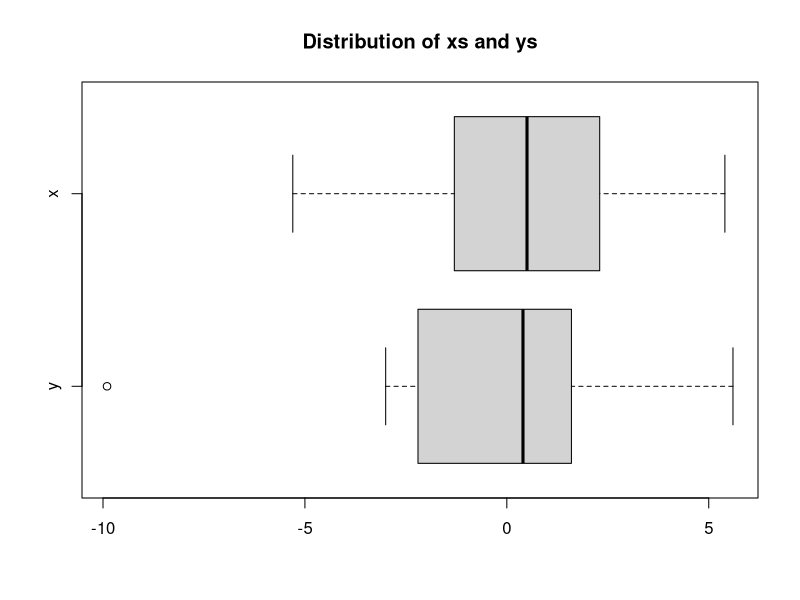
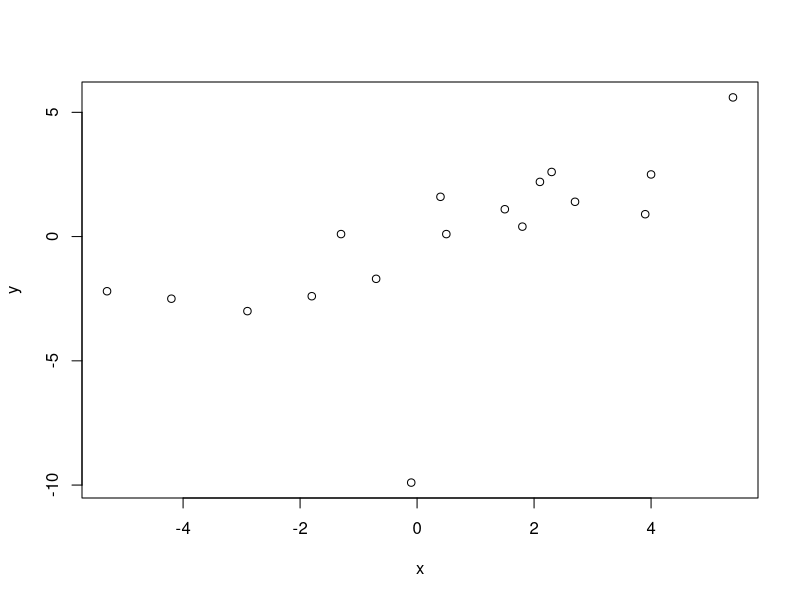
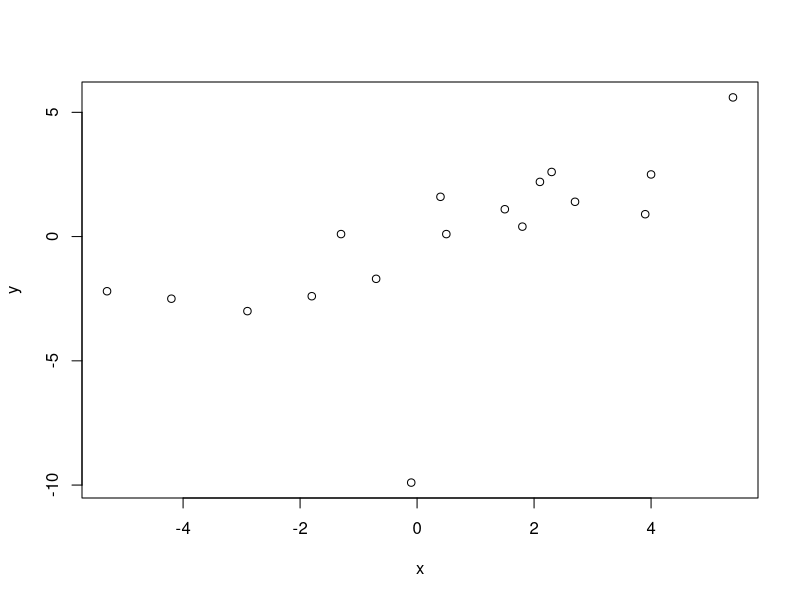
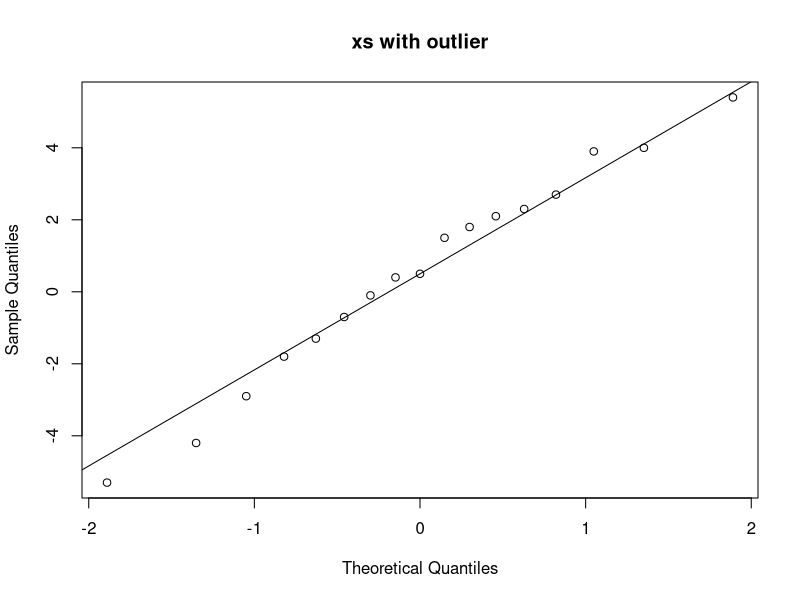
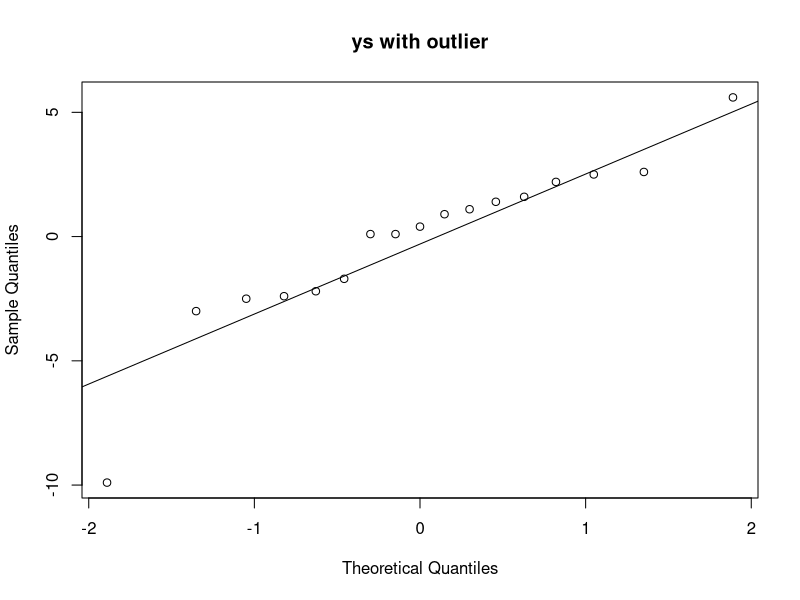
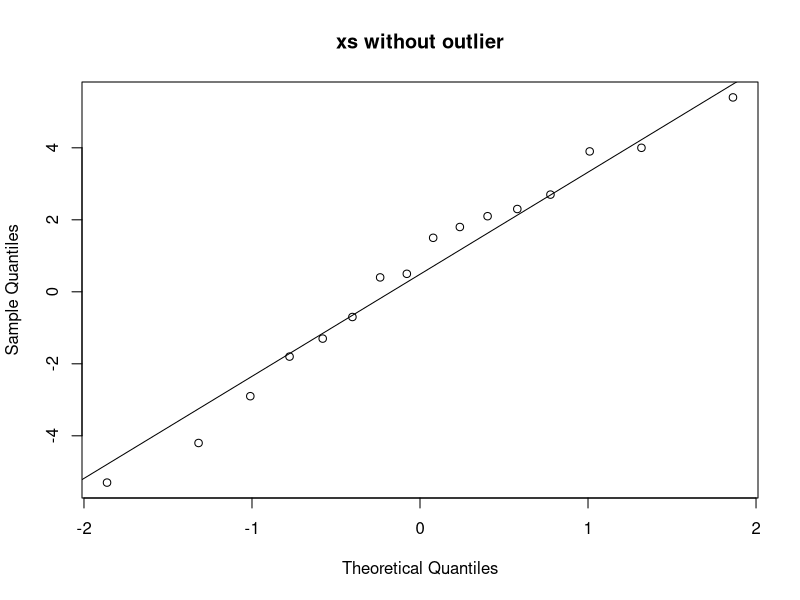
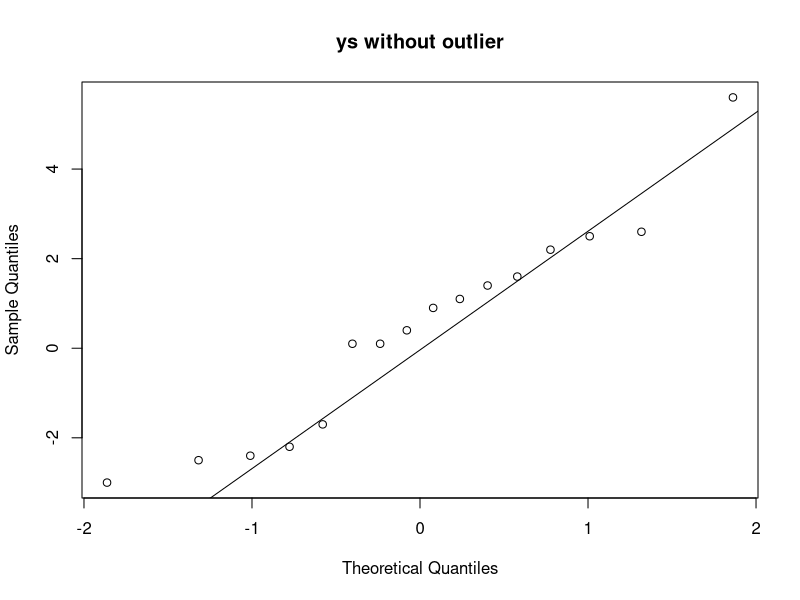
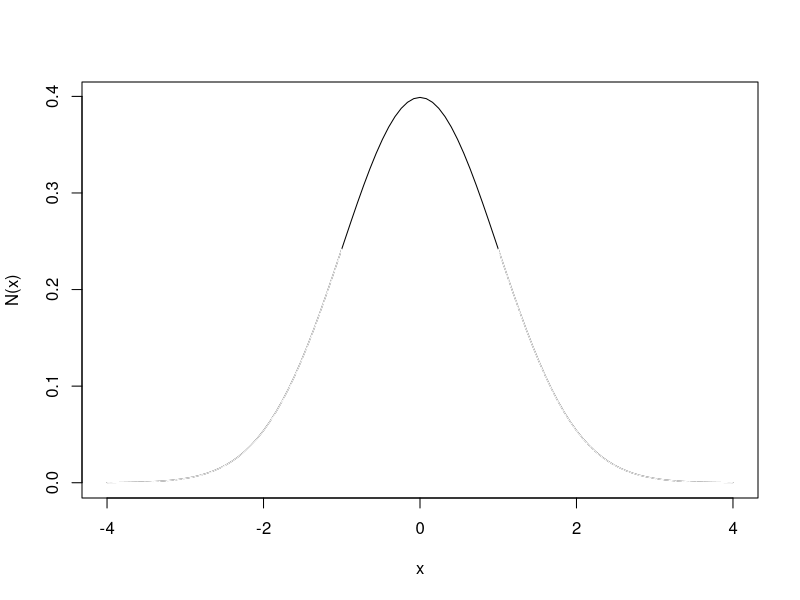

These charts were generated, in order, by the following R code:
#' ---
#' title: "hw1"
#' output: pdf_document
#' ---

knitr::opts_chunk$set(fig.width = 5, fig.height = 3.5, fig.align = "center")
colorArea <- function(from, to, density, ..., col="blue", dens=NULL){
    y_seq <- seq(from, to, length.out=500)
    d <- c(0, density(y_seq, ...), 0)
    polygon(c(from, y_seq, to), d, col=col, density=dens)
}

#' # 1
#' ## i

#' Using:
x <- c(2.7, 4.0, 2.3, 5.4, -5.3, 1.8, -1.3, -2.9, 2.1, 3.9,
       -1.8, 0.4, -4.2, 0.5, -0.1, 1.5, -0.7)
y <- c(1.4, 2.5, 2.6, 5.6, -2.2, 0.4, 0.1, -3.0, 2.2, 0.9,
       -2.4, 1.6, -2.5, 0.1, -9.9, 1.1, -1.7)

#' Five-number summary of $x$:
summary(x)
#' Five-number summary of $y$:
summary(y)


#' Sample variance of $x$:
var(x)
#' Sample variance of $y$:
var(y)

boxplot(y,x,
  main = "Distribution of xs and ys",
  names = c("y", "x"),
  horizontal = TRUE
)

#' The $y$s are skewed right while the $xs have no skew.
#' The outlier is the y-value $-9.9$ from the point $(-0.1, -9.9)$.

#' 
#' 
#' ## ii

plot(x, y)

#' Correlation coefficient:
cor(x, y)
#' Which means $x$ and $y$ are moderately linearly correlated.
#' 
#' ## iii
#' 
#' Yes; $(-0.1, -9.9)$ is an outlier.
x2 <- c(2.7, 4.0, 2.3, 5.4, -5.3, 1.8, -1.3, -2.9, 2.1, 3.9,
        -1.8, 0.4, -4.2, 0.5, 1.5, -0.7)
y2 <- c(1.4, 2.5, 2.6, 5.6, -2.2, 0.4, 0.1, -3.0, 2.2, 0.9,
        -2.4, 1.6, -2.5, 0.1, 1.1, -1.7)
cor(x2, y2)

#'
#'
#' ## iv
plot(x, y)
#' I can see the outlier $(-0.1, -9.9)$ at the bottom-center of the graph.
#' 
#' 
#' ## v
#' The sample correlation coefficient in iii is much higher than the one in ii.
#' 
#' 
#' ## vi
#' 
qqnorm(x, main="xs with outlier"); qqline(x)
qqnorm(y, main="ys with outlier"); qqline(y)
#' The $x$s look much closer to normal distribution than the $y$s.

qqnorm(x2, main="xs without outlier"); qqline(x2)
qqnorm(y2, main="ys without outlier"); qqline(y2)
#' The $x$s still look much closer to normal distribution than the $y$s.
#' 
#' 



#' # 2
#' $P(|Z| < 1)=$
pnorm(-1) + pnorm(1, lower.tail=FALSE)
N <- function(j) dnorm(j)
curve(N, from = -4, to = 4)
colorArea(from=-4, to=-1, dnorm, col=0, dens=20) #P(Z < -1)
colorArea(from=1, to=4, dnorm, col=0, dens=20) #P(Z > 1)

#' $P(|Z| < 2)=$
pnorm(-2) + pnorm(2, lower.tail=FALSE)
curve(N, from = -4, to = 4)
colorArea(from=-4, to=-2, dnorm, col=1, dens=20) #P(Z < -2)
colorArea(from=2, to=4, dnorm, col=1, dens=20) #P(Z > 2)

#' $P(|Z| < 3)=$
pnorm(-3) + pnorm(3, lower.tail=FALSE)
curve(N, from = -4, to = 4)
colorArea(from=-4, to=-3, dnorm, col=2, dens=20) #P(Z < -3)
colorArea(from=3, to=4, dnorm, col=2, dens=20) #P(Z > 3)

#' $P(Z \leq z_{0.1/2})=$
pnorm(qnorm(0.1/2))
curve(N, from = -4, to = 4)
colorArea(from = -4, to = qnorm(0.1/2), dnorm, col=3, dens=20)

#' $P(Z \leq z_{1-0.1/2})=$
pnorm(qnorm(1-0.1/2))
curve(N, from = -4, to = 4)
colorArea(from = -4, to = qnorm(1 - 0.1/2), dnorm, col=4, dens=20)

#' $P(z_{0.1/2} \leq Z \leq z_{1-0.1/2})=$
pnorm(qnorm(0.1/2)) + pnorm(qnorm(1-0.1/2), lower.tail=FALSE)
curve(N, from = -4, to = 4)
colorArea(from = qnorm(0.1/2), to = qnorm(1 - 0.1/2), dnorm, col=5, dens=20)

#' 
#' # 3
#' We know $F'$ is the inverse of cdf $F(x) = P(X \leq x)$, which means $P(X \leq F'(x)) = F(F'(x)) = x$.
#' This means:
#' 
#' - $P(X \leq F^{-1}(\alpha/2)) = \alpha/2$. 
#'      - This probability will decrease with a decrease in $\alpha$.
#' 
#' - $P(X > F^{-1}(1-\alpha/2)) = 1 - P(X \leq F^{-1}(1-\alpha/2)) = 1 - 1 - \alpha/2 = - \alpha/2$. 
#'      - This probability will increase with a decrease in $\alpha$.
#' 
#' - $P(F^{-1}(\alpha/2) \leq X \leq F^{-1}(1-\alpha/2)) = P(X \leq F^{-1}(1-\alpha/2)) - P(X \leq F^{-1}(\alpha/2)) = 1-\alpha/2 - \alpha/2 = 1 - \alpha$. 
#'      - This probability will increase with a decrease in $\alpha$.
